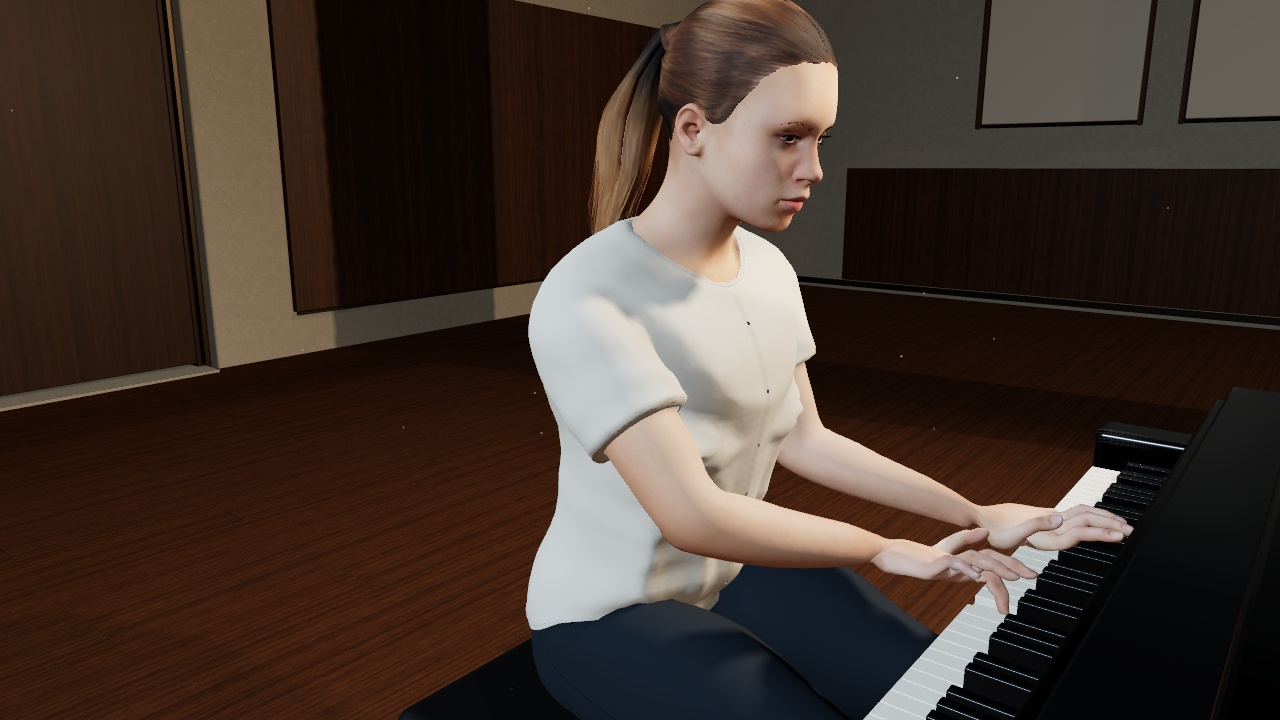
#> input picture production/pop-revision/arm-boundary/baseline-0.jpg, 1280 x 720 px
$ python -i refine_garment.py   (imports and definitions only)
#> lines starting #> are read from the running program, lines starting #| are printed output that depends on the picture
"""Panel-only tailoring of the exact accepted ivory wardrobe.

The skeleton, body, trousers, images and materials stay byte-identical. This
authors shallow garment geometry, not a fabric simulation or raster edit.
"""
from pathlib import Path
import argparse, hashlib, json
import numpy as np
from scipy.spatial import cKDTree
from glb_tools import GLB, normalize
from garment_tools import smooth, gauss, normals, boundaries, primitive, turn_hems, placket_and_buttons
from build_character import panels, constructed_bands, combine, ClosestSurface

ACCEPTED_SHA = 'be0341c8b4749721dc884eae7adfd5966dfa8db7c7f15319e4ddae49a71879bc'
HERE = Path(__file__).resolve().parent

def sha(path): return hashlib.sha256(Path(path).read_bytes()).hexdigest()

# [86 lines left out: functions reshape, shoulder_seams, not called in this run]

def build(source, output):
    assert sha(source)==ACCEPTED_SHA, 'Only the exact accepted ivory asset is supported.'
    g=GLB(source)
    old_primitives=g.j['meshes'][1]['primitives'].copy()
    (shirt,sf),_=panels(g)
    old=shirt['POSITION'].copy()
    shirt,report=reshape(shirt,sf)
    sb,sbf,ss,ssf,_=constructed_bands(shirt,sf,'blouse')
    pl,plf,buttons,btf=placket_and_buttons(shirt,sf)
    shoulder,shoulderf=shoulder_seams(shirt,sf)
    sh,shf,_=turn_hems(shirt,sf)
    binding,bindingf=combine([(sb,sbf),(pl,plf),(shoulder,shoulderf)])
    updates={0:(sh,shf),2:(binding,bindingf),4:(buttons,btf),5:(ss,ssf)}
    for pi,(a,f) in updates.items():
        g.j['meshes'][1]['primitives'][pi]=primitive(g,a,f,old_primitives[pi]['material'])
    g.j.setdefault('extras',{})['daybreakWardrobeRefinement']={
        'version':1,'sourceSHA256':ACCEPTED_SHA,'method':'Finite sleeve-cap tailoring and armhole compression folds; projected existing trim',
        'skinChanged':False,'rigChanged':False,'trousersChanged':False,'dynamicCloth':False}
    g.save(output)
    oldtri=old[sf];newtri=shirt['POSITION'][sf]
    oldnormal=np.cross(oldtri[:,1]-oldtri[:,0],oldtri[:,2]-oldtri[:,0])
    newnormal=np.cross(newtri[:,1]-newtri[:,0],newtri[:,2]-newtri[:,0])
    cosine=(normalize(oldnormal)*normalize(newnormal)).sum(1)
    report.update({'inputSHA256':ACCEPTED_SHA,'outputSHA256':sha(output),'outputBytes':output.stat().st_size,
        'panelMinimumNormalCosine':float(cosine.min()),'sourceCodeSHA256':sha(__file__),
        'changedGarmentPrimitives':sorted(updates),'preservedGarmentPrimitives':[1,3]})
    output.with_suffix('.json').write_text(json.dumps(report,indent=2)+'\n')
    print(json.dumps(report,indent=2))

# [2 lines not run here, left out]

>>> import cv2
>>> picture = cv2.imread('../../arm-boundary/baseline-0.jpg', cv2.IMREAD_GRAYSCALE)
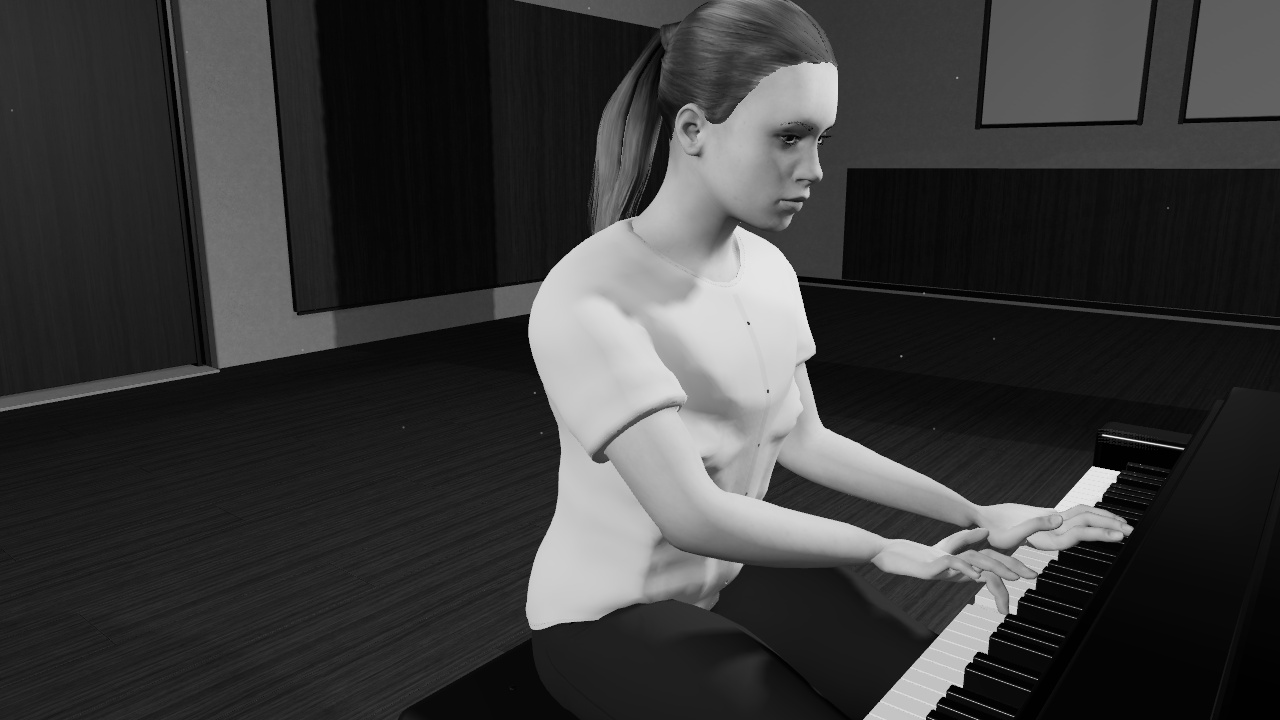
#> picture: shape (720, 1280); min 0, max 247, mean 57.3
>>> result = build(picture, 'out.png')
#> (the run stopped early here; a loop or call above may not have finished)
